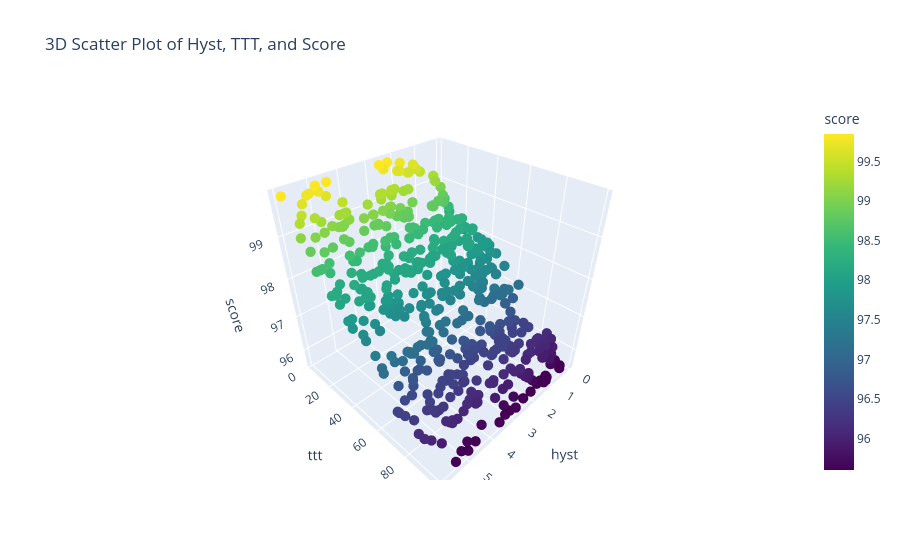

The notebook cell this image was saved under:
### Code cell
plots.plot_3d_hyst_ttt_score(score)

### Figure 1 — Plotly figure (JSON) as saved in the notebook; plotly's stock layout.template omitted (floating-point values rounded to 4 significant figures; data arrays with more than 128 entries replaced by an {"elided": "..."} marker saying what was removed)
{"data": [{"hovertemplate": "hyst=%{x}<br>ttt=%{y}<br>score=%{marker.color}<extra></extra>", "legendgroup": "", "marker": {"color": {"elided": "500 float values"}, "coloraxis": "coloraxis", "size": 6, "symbol": "circle"}, "mode": "markers", "name": "", "scene": "scene", "showlegend": false, "type": "scatter3d", "x": {"elided": "500 float values"}, "y": {"elided": "500 float values"}, "z": {"elided": "500 float values"}}], "layout": {"coloraxis": {"colorbar": {"title": {"text": "score"}}, "colorscale": [[0, "#440154"], [0.1111, "#482878"], [0.2222, "#3e4989"], [0.3333, "#31688e"], [0.4444, "#26828e"], [0.5556, "#1f9e89"], [0.6667, "#35b779"], [0.7778, "#6ece58"], [0.8889, "#b5de2b"], [1, "#fde725"]]}, "legend": {"tracegroupgap": 0}, "scene": {"domain": {"x": [0, 1], "y": [0, 1]}, "xaxis": {"title": {"text": "hyst"}}, "yaxis": {"title": {"text": "ttt"}}, "zaxis": {"title": {"text": "score"}}}, "title": {"text": "3D Scatter Plot of Hyst, TTT, and Score"}}}
